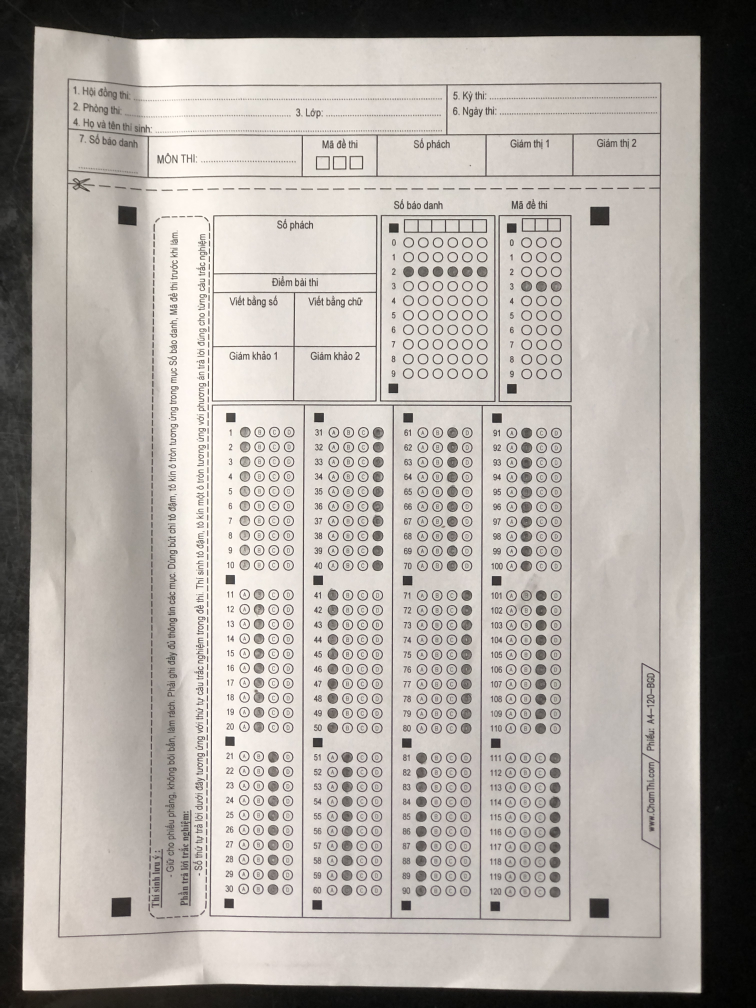
#> input picture KIVI_MASTER/img/IMG_6103.JPG, 3024 x 4032 px (shown at 1/4 size)
$ python app.py   (older library calls are emulated)
#> lines starting #> are read from the running program, lines starting #| are printed output that depends on the picture; after the words box and inside, x2 and y2 are one past the last pixel; in counts of white or black regions, pixels touching at a corner belong together
import cv2
import numpy as np
from scipy.spatial import distance as dist
from collections import defaultdict


HORIZONTAL = 0
VERTICAL = 1

MSSV = 'MSSV'
MA_DE = 'MADE'
BLOCKS = 'BLOCKS'


def get_contour_precedence(contour, cols):
    tolerance_factor = 10
    origin = cv2.boundingRect(contour)
    return ((origin[1] // tolerance_factor) * tolerance_factor) * cols + origin[0]


def detect_core_components(warped):
    gray = cv2.cvtColor(warped.copy(), cv2.COLOR_BGR2GRAY)
    ret, thresh = cv2.threshold(gray, 60, 255, cv2.THRESH_BINARY_INV)
    img, contour, hierrachy = cv2.findContours(thresh, 1, 2)
    boundary = list()
    for idx, cnt in enumerate(contour):
        area = cv2.contourArea(cnt)
        if 70 < area < 500:
            # cv2.drawContours(warped, cnt, -1, (0, 255, 0), 3)
            peri = cv2.arcLength(cnt, True)
            approx = cv2.approxPolyDP(cnt, 0.02 * peri, True)
            # black_point.append(approx.reshape(4, 2))
            x, y, w, h = cv2.boundingRect(approx)
            boundary.append([x, y, w, h])
            cv2.rectangle(warped, (x, y), (x + w, y + h), (0, 255, 0), 2)

    if len(boundary) != 4:
        print('Error when take picture')

    four_point = sort_pts(boundary)
    four_point = np.array(four_point)
    core_component_warped = four_point_transform(warped, four_point)
    return core_component_warped


def sort_pts(raw_pts):
    # sort base on x-axis
    raw_points = sorted(raw_pts, key=lambda x: x[0])
    for idx, pts in enumerate(raw_points):
        try:
            if abs(pts[0]-raw_points[idx+1][0]) < 5:
                raw_points[idx+1][0] = pts[0]
        except IndexError:
            print('pass index')
    # Get  tl, tr, bl, br
    raw_points = sorted(raw_points, key=lambda x: (x[0], x[1]))

    array_point = list()
    for idx, pts in enumerate(raw_points, start=1):
        new_pts = get_order_point(pts, idx)
        array_point.append(new_pts)
    return array_point


def get_order_point(pts, idx):
    (x, y, w, h) = pts
    if idx == 1:
        return [x, y]
    elif idx == 2:
        return [x, y + w]
    elif idx == 3:
        return [x + h, y]
    elif idx == 4:
        return [x+w, y+h]


def detect_small_components(image):
    mini_square = list()
    mini_bouding = list()
    mini_cont = list()

    mask = cv2.inRange(image, (0, 0, 0, 0), (180, 255, 90, 0))
    # cv2.imshow('a', image)
    _, cont, hier = cv2.findContours(mask, cv2.RETR_EXTERNAL, cv2.CHAIN_APPROX_NONE)

    for ca in cont:
        area = cv2.contourArea(ca)
        if 41 < area < 100:
            cv2.drawContours(image, ca, -1, (255, 0, 255), 1)
            peri = cv2.arcLength(ca, True)
            approx = cv2.approxPolyDP(ca, 0.02 * peri, True)
            mini_square.append(approx)
            mini_cont.append(ca)
            x, y, w, h = cv2.boundingRect(approx)
            mini_bouding.append((x, y, w, h))

    cv2.imshow('çont', image)
    mini_cont.sort(key=lambda x: get_contour_precedence(x, image.shape[1]))

    # sort left to right, top to bottom
    new_pos = dict()
    cols = defaultdict(list)
    y_value = None
    col = 1
    for ca in mini_cont:
        area = cv2.contourArea(ca)
        if 40 < area < 100:
            peri = cv2.arcLength(ca, True)
            approx = cv2.approxPolyDP(ca, 0.02 * peri, True)
            x, y, w, h = cv2.boundingRect(approx)
            new_pos[(x, y, w, h)] = ca
            if y_value is None:
                y_value = y
                cols[col].append((x, y, w, h))
                continue
            elif y_value - 5 < y < y_value + 5:
                cols[col].append((x, y, w, h))
            else:
                col += 1
                cols[col].append((x, y, w, h))
                y_value = y

    list_of_contour = defaultdict(list)
    for column in cols:
        for c in cols[column]:
            # image = cv2.putText(image, str(column), cv2.boundingRect(new_pos.get(c))[:2], cv2.FONT_ITALIC, 1, [125])
            list_of_contour[column].append(new_pos.get(c))
    cv2.imshow('second', image)
    return list_of_contour


def draw_block(contours, image):
    blocks = list()
    mssv = None
    ma_de = None

    for key in list(contours):
        not_block = False
        if key == 1:
            for idx, val in enumerate(contours.get(key)):
                if idx == 0:
                    pst_2 = contours.get(2)[0]
                    mssv = draw_rectangle(image, val, pst_2, 180, 110)
                    not_block = True
                    continue
                if idx == 1:
                    pst_2 = contours.get(2)[1]
                    ma_de = draw_rectangle(image, val, pst_2, 180, 80)
                    not_block = True
                    continue

        if key == 2:
            continue
        elif key == 6:
            continue
        elif not_block:
            continue

        sub_block = list()
        for idx, val in enumerate(contours.get(key)):
            # if idx == 0:
            pst_2 = contours.get(key)[0]
            block = draw_rectangle(image, val, pst_2, 180, 80)
            sub_block.append(block)
        blocks.append(sub_block)
    return mssv, ma_de, blocks


def draw_rectangle(img, pts_1, pst_2, h, w):
    x = pts_1.tolist()[0]
    cv2.rectangle(img, (x[0][0], x[0][1]), (x[0][0] + w, x[0][1] + h), 3)
    crop_img = img[x[0][1]: x[0][1] + h, x[0][0]: x[0][0] + w]
    return crop_img


def detect_multiple_choice_quiz(image):
    gray = cv2.cvtColor(image, cv2.COLOR_BGR2GRAY)
    blur = cv2.GaussianBlur(gray, (7, 7), 0)
    thresh = cv2.threshold(blur, 0, 255, cv2.THRESH_BINARY + cv2.THRESH_OTSU)[1]

    cnts = cv2.findContours(thresh, cv2.RETR_EXTERNAL, cv2.CHAIN_APPROX_SIMPLE)
    cnts = cnts[0] if len(cnts) == 2 else cnts[1]
    cnts = sorted(cnts, key=cv2.contourArea, reverse=True)

    displayCnt = None
    for c in cnts:
        peri = cv2.arcLength(c, True)
        approx = cv2.approxPolyDP(c, 0.02 * peri, True)
        if len(approx) == 4:
            displayCnt = approx
            break

    multiple_sheet = four_point_transform(image, displayCnt.reshape(4, 2))
    return multiple_sheet


# [15 lines left out: functions get_display_cnts, read_image, not called in this run]


def image_resize(image, width=None, height=None, inter=cv2.INTER_AREA):
    # initialize the dimensions of the image to be resized and
    # grab the image size
    dim = None
    (h, w) = image.shape[:2]

    # if both the width and height are None, then return the
    # original image
    if width is None and height is None:
        return image

    # check to see if the width is None
    if width is None:
        # calculate the ratio of the height and construct the
        # dimensions
        r = height / float(h)
        dim = (int(w * r), height)

    # otherwise, the height is None
    else:
        # calculate the ratio of the width and construct the
        # dimensions
        r = width / float(w)
        dim = (width, int(h * r))

    # resize the image
    resized = cv2.resize(image, dim, interpolation=inter)

    # return the resized image
    return resized


def order_points(pts):
    # sort the points based on their x-coordinates
    xSorted = pts[np.argsort(pts[:, 0]), :]

    # grab the left-most and right-most points from the sorted
    # x-roodinate points
    leftMost = xSorted[:2, :]
    rightMost = xSorted[2:, :]

    # now, sort the left-most coordinates according to their
    # y-coordinates so we can grab the top-left and bottom-left
    # points, respectively
    leftMost = leftMost[np.argsort(leftMost[:, 1]), :]
    (tl, bl) = leftMost

    # now that we have the top-left coordinate, use it as an
    # anchor to calculate the Euclidean distance between the
    # top-left and right-most points; by the Pythagorean
    # theorem, the point with the largest distance will be
    # our bottom-right point
    D = dist.cdist(tl[np.newaxis], rightMost, "euclidean")[0]
    (br, tr) = rightMost[np.argsort(D)[::-1], :]

    # return the coordinates in top-left, top-right,
    # bottom-right, and bottom-left order
    return np.array([tl, tr, br, bl], dtype="float32")


def four_point_transform(image, pts):
    # obtain a consistent order of the points and unpack them
    # individually
    rect = order_points(pts)
    (tl, tr, br, bl) = rect

    # compute the width of the new image, which will be the
    # maximum distance between bottom-right and bottom-left
    # x-coordiates or the top-right and top-left x-coordinates
    widthA = np.sqrt(((br[0] - bl[0]) ** 2) + ((br[1] - bl[1]) ** 2))
    widthB = np.sqrt(((tr[0] - tl[0]) ** 2) + ((tr[1] - tl[1]) ** 2))
    maxWidth = max(int(widthA), int(widthB))

    # compute the height of the new image, which will be the
    # maximum distance between the top-right and bottom-right
    # y-coordinates or the top-left and bottom-left y-coordinates
    heightA = np.sqrt(((tr[0] - br[0]) ** 2) + ((tr[1] - br[1]) ** 2))
    heightB = np.sqrt(((tl[0] - bl[0]) ** 2) + ((tl[1] - bl[1]) ** 2))
    maxHeight = max(int(heightA), int(heightB))

    # now that we have the dimensions of the new image, construct
    # the set of destination points to obtain a "birds eye view",
    # (i.e. top-down view) of the image, again specifying points
    # in the top-left, top-right, bottom-right, and bottom-left
    # order
    dst = np.array([
        [0, 0],
        [maxWidth - 1, 0],
        [maxWidth - 1, maxHeight - 1],
        [0, maxHeight - 1]], dtype="float32")

    # compute the perspective transform matrix and then apply it
    M = cv2.getPerspectiveTransform(rect, dst)
    warped = cv2.warpPerspective(image, M, (maxWidth, maxHeight))

    # return the warped image
    return warped


# [26 lines left out: functions get_4_corner, points_in_circle_np, not called in this run]


def find_circle(block, is_vertical=False):
    gray = cv2.cvtColor(block, cv2.COLOR_BGR2GRAY)
    circles = cv2.HoughCircles(image=gray, method=cv2.HOUGH_GRADIENT, dp=7.3,
                               minDist=10, param1=200, param2=40,
                               minRadius=1, maxRadius=10)
    circles = np.round(circles[0, :]).astype("int")
    if is_vertical:
        circles = sorted(circles, key=lambda v: [v[0], v[1]])
        num_question = 10
    else:
        circles = sorted(circles, key=lambda v: [v[1], v[0]])
        num_question = 4

    # round circle to int
    circles = np.uint16(np.around(circles))
    return circles, num_question


def grade_block(images, circles, batch, type=None):
    answer = dict()
    for image in images:
        gray = cv2.cvtColor(image, cv2.COLOR_BGR2GRAY)
        mssv_thresh = cv2.threshold(gray, 150, 255, cv2.THRESH_BINARY_INV | cv2.THRESH_OTSU)[1]
        cv2.imwrite('mssv_thresh.jpg', mssv_thresh)

        results = list()

        for (q, i) in enumerate(np.arange(0, len(circles), batch)):
            bubbled = None
            ctns = circles[i: i + batch]
            for (inner_idx, circle) in enumerate(ctns):
                (x, y, r) = circle
                rectX = (x - r)
                rectY = (y - r)
                crop_img = mssv_thresh[rectY:(rectY + 2 * r), rectX:(rectX + 2 * r)]
                total = cv2.countNonZero(crop_img)

                # if the current total has a larger number of total
                # non-zero pixels, then we are examining the currently
                # bubbled-in answer
                if bubbled is None or total > bubbled[0]:
                    bubbled = (total, i + inner_idx, (x, y, r))
            cv2.circle(image, radius=bubbled[2][2], center=(bubbled[2][0], bubbled[2][1]), color=(0, 255, 0), thickness=-1)
            results.append(bubbled)

        answer = ''.join(str(bubble[1] % batch) for bubble in results)

    return answer


def grade_multiple_choice_quiz(mssv, ma_de, blocks):
    # ma so sinh vien
    mssv_circles, batch = find_circle(mssv, True)
    grade_block([mssv], mssv_circles, batch)

    # ma de
    ma_de_circles, batch = find_circle(ma_de, True)
    grade_block([ma_de], ma_de_circles, batch)

    # cac block diem
    if len(blocks) == 3:
        blocks = [list(a) for a in zip(blocks[0], blocks[1], blocks[2])]

    i = 1
    for idx, sub_blocks in enumerate(blocks, start=1):
        for idx_sub, sub_block in enumerate(sub_blocks):
            # test = cv2.putText(sub_block, str(i), (10, 50), cv2.FONT_HERSHEY_SIMPLEX, 1, (255, 0, 0), 1, cv2.LINE_AA)
            # cv2.imshow(f'{i}', test)
            block_circles, batch = find_circle(sub_block)
            grade_block([sub_block], block_circles, batch)
            i += 1


def main():
    image = cv2.imread("img/IMG_6103.JPG")
#> image is the input picture: shape (4032, 3024, 3); mean B, G, R 160.3, 165.6, 171.3
    image = image_resize(image, 800, 800)
#> in image_resize, `resized = cv2.resize(image, dim, interpolation=inter)`:
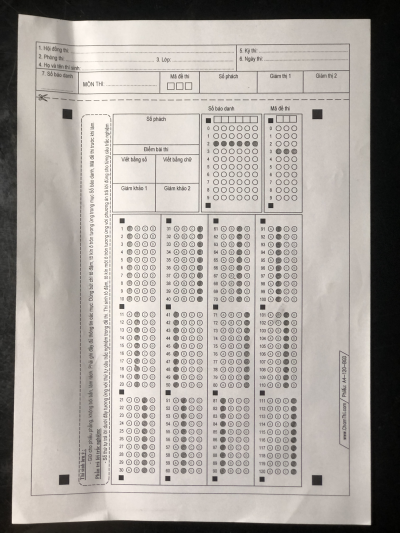
#> resized: shape (1066, 800, 3) (shown at 1/2 size); mean B, G, R 160.3, 165.6, 171.3
    # image = cv2.rotate(image, cv2.ROTATE_90_COUNTERCLOCKWISE)
    multile_choice_quiz = detect_multiple_choice_quiz(image)
#> in detect_multiple_choice_quiz, `thresh = cv2.threshold(blur, 0, 255, cv2.THRESH_BINARY + cv2.THRESH_OT..`:
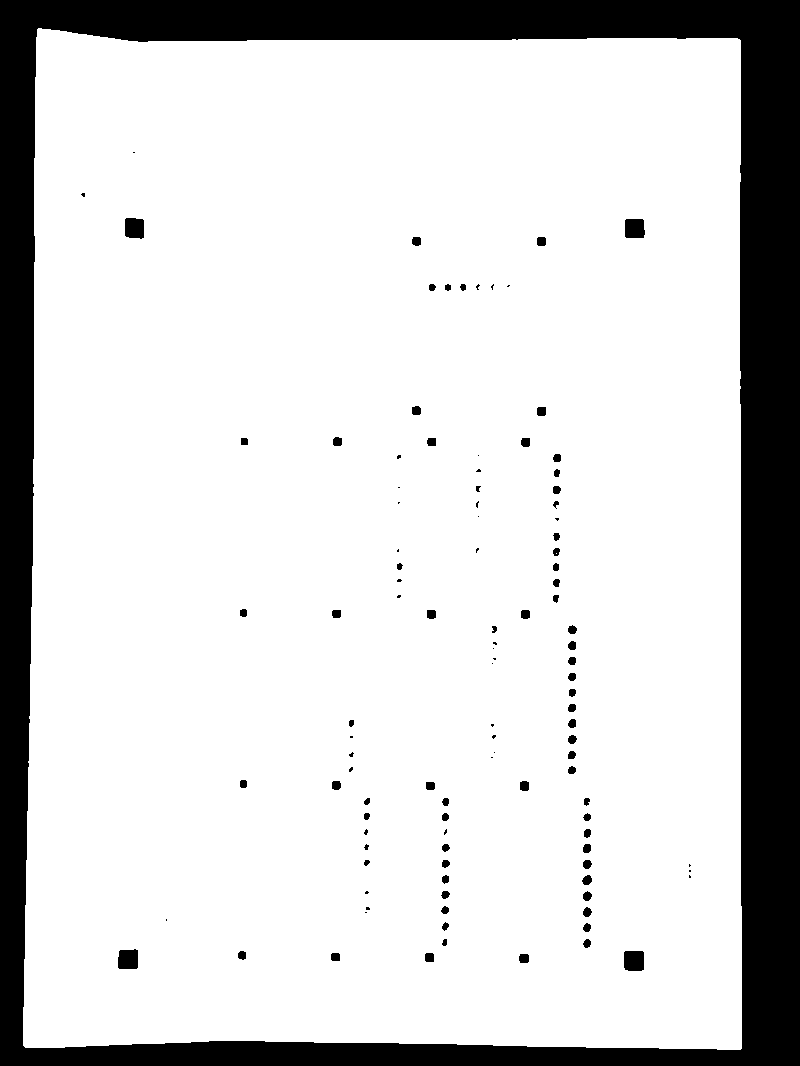
#> thresh: shape (1066, 800); 83.1% white; 111 black regions (38 under 20 px)
#> in detect_multiple_choice_quiz, `cnts = cv2.findContours(thresh, cv2.RETR_EXTERNAL, cv2.CHAIN_APPROX_SI..`: cnts = 1 contour; box (x1, y1, x2, y2) and area: (23, 28, 742, 1050) 712684
#> the loop in detect_multiple_choice_quiz, `for c in cnts:` made 1 pass
#> (peri, displayCnt) on pass 1: (3476.9, [[38, 28], [23, 1045], [740, 1049], [740, 40]])
#> in order_points, `xSorted = pts[np.argsort(pts[:, 0]), :]`: xSorted = [[23, 1045], [38, 28], [740, 1049], [740, 40]]
#> in order_points, `leftMost = xSorted[:2, :]`: leftMost = [[23, 1045], [38, 28]]
#> in order_points, `rightMost = xSorted[2:, :]`: rightMost = [[740, 1049], [740, 40]]
#> in order_points, `leftMost = leftMost[np.argsort(leftMost[:, 1]), :]`: leftMost = [[38, 28], [23, 1045]]
#> in order_points, `(tl, bl) = leftMost`: tl = [38, 28]; bl = [23, 1045]
#> in order_points, `D = dist.cdist(tl[np.newaxis], rightMost, "euclidean")[0]`: D = [1239.1, 702.1]
#> in order_points, `(br, tr) = rightMost[np.argsort(D)[::-1], :]`: br = [740, 1049]; tr = [740, 40]
#> in four_point_transform, `rect = order_points(pts)`: rect = [[38, 28], [740, 40], [740, 1049], [23, 1045]]
#> in four_point_transform, `(tl, tr, br, bl) = rect`: tl = [38, 28]; tr = [740, 40]; br = [740, 1049]; bl = [23, 1045]
#> in four_point_transform, `widthA = np.sqrt(((br[0] - bl[0]) ** 2) + ((br[1] - bl[1]) ** 2))`: widthA = 717
#> in four_point_transform, `widthB = np.sqrt(((tr[0] - tl[0]) ** 2) + ((tr[1] - tl[1]) ** 2))`: widthB = 702.1
#> in four_point_transform, `maxWidth = max(int(widthA), int(widthB))`: maxWidth = 717
#> in four_point_transform, `heightA = np.sqrt(((tr[0] - br[0]) ** 2) + ((tr[1] - br[1]) ** 2))`: heightA = 1009
#> in four_point_transform, `heightB = np.sqrt(((tl[0] - bl[0]) ** 2) + ((tl[1] - bl[1]) ** 2))`: heightB = 1017.1
#> in four_point_transform, `maxHeight = max(int(heightA), int(heightB))`: maxHeight = 1017
#> in four_point_transform, `dst = np.array([ [0, 0], [maxWidth - 1, 0], [maxWidth - 1, maxHeight -..`: dst = [[0, 0], [716, 0], [716, 1016], [0, 1016]]
#> in four_point_transform, `M = cv2.getPerspectiveTransform(rect, dst)`: M = [[1.01, 0.0149, -38.86], [-0.0174, 1.02, -27.9], [-1.17e-05, 2.08e-05, 1]]
#> in four_point_transform, `warped = cv2.warpPerspective(image, M, (maxWidth, maxHeight))`:
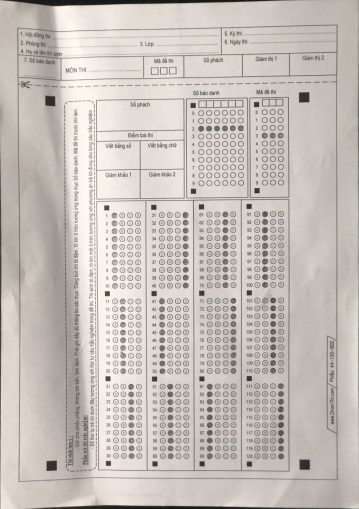
#> warped: shape (1017, 717, 3) (shown at 1/2 size); mean B, G, R 186, 192.1, 198.7
    core_component = detect_core_components(multile_choice_quiz)
#> in detect_core_components, `ret, thresh = cv2.threshold(gray, 60, 255, cv2.THRESH_BINARY_INV)`:
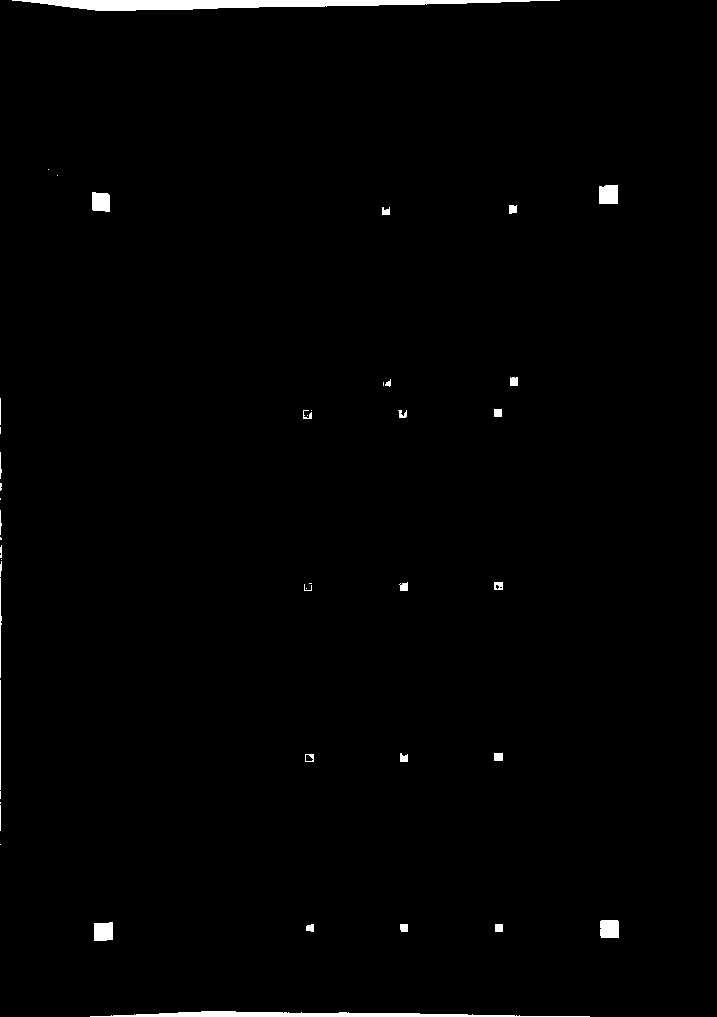
#> thresh: shape (1017, 717); 1.1% white; 45 white regions (16 under 20 px)
#> in detect_core_components, `img, contour, hierrachy = cv2.findContours(thresh, 1, 2)`: contour = 48 contours, 28 with area under 20; largest, box (x1, y1, x2, y2) and area: (12, 0, 560, 11) 2846, (90, 1011, 590, 1017) 1154, (599, 185, 618, 204) 316, (94, 922, 113, 941) 304, (600, 920, 619, 938) 302
#> the loop in detect_core_components, `for idx, cnt in enumerate(contour):` made 48 passes
#> (area, peri, approx, x, y, w, h) on passes 5, 6, 45: (304, 70.83, [[112, 922], [94, 923], [94, 940], [112, 939]], 94, 922, 19, 19), (302.5, 69.07, [[600, 921], [601, 937], [618, 937], [617, 920]], 600, 920, 19, 18), (316.5, 72.24, [[599, 186], [599, 203], [617, 203], [617, 185]], 599, 185, 19, 19)
#> (the rest of the program and of its run is left out)
